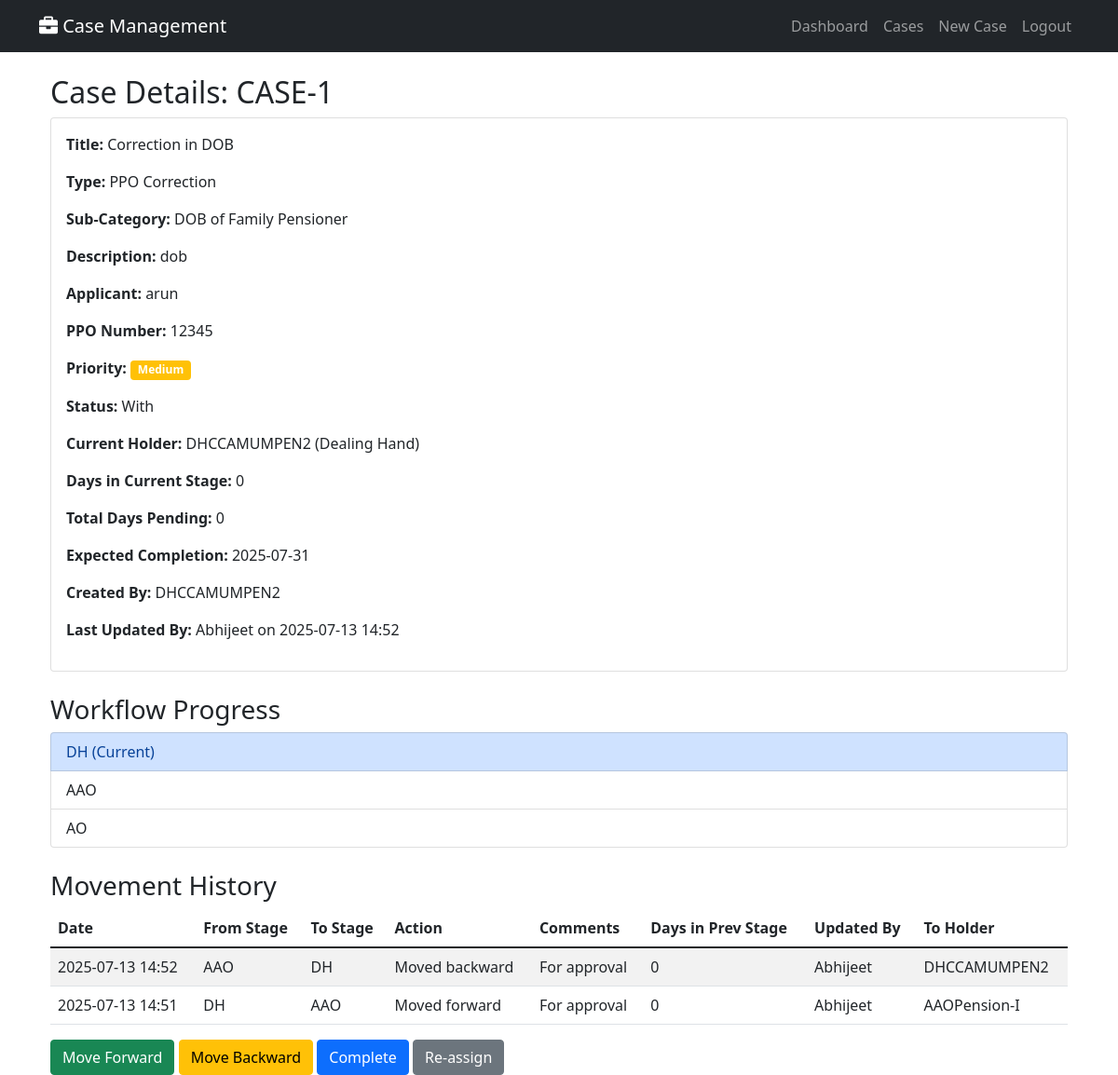
/cases/CASE-1/ (signed in), run on an earlier commit of the app's database.
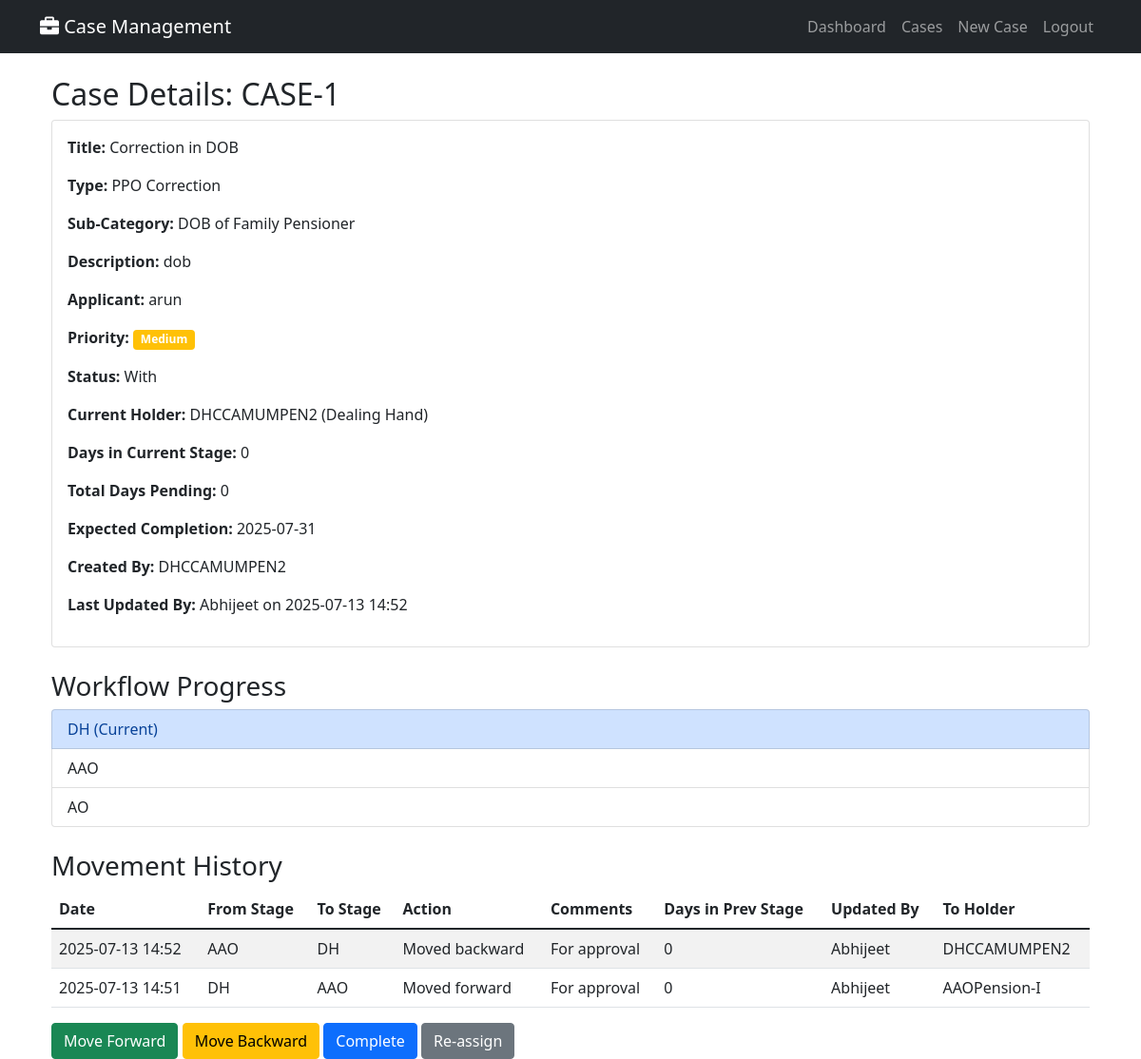
And on a later commit of the database.
### cases/models.py (models this page shows, shortened)
class Case(models.Model):
    PRIORITY_CHOICES = [
        ('High', 'High'),
        ('Medium', 'Medium'),
        ('Low', 'Low'),
    ]
    STATUS_COLORS = [
        ('Green', 'Green'),
        ('Orange', 'Orange'),
        ('Red', 'Red'),
        ('Blue', 'Blue'),
    ]
    MODE_OF_RECEIPT_CHOICES = [
        ('by_post', 'By Post'),
        ('by_hand', 'By Hand'),
        ('online', 'Online'),
        ('offline', 'Offline'),
        ('email', 'Email'),
        ('in_person', 'In Person'),
    ]
    TYPE_OF_CORRECTION_CHOICES = [
        ('change_of_address', 'Change Of Address'),
        ('change_dob_family', 'Change / Correction of DOB of Family Pensioner'),
        ('change_name', 'Change / Correction of Name of the Pensioner / Family Pensioner'),
        ('other', 'Other'),
    ]
    FRESH_COMPLIANCE_CHOICES = [
        ('fresh', 'Fresh Case'),
        ('compliance', 'Compliance'),
    ]
    TYPE_OF_EMPLOYEE_CHOICES = [
        ('MTNL_IDA', 'MTNL IDA'),
        ('MTNL_CDA', 'MTNL CDA'),
        ('DOT_CDA', 'DOT CDA'),
    ]
    TYPE_OF_PENSION_CHOICES = [
        ('MTNL-IDA', 'MTNL-IDA'),
        ('DOT-CDA', 'DOT-CDA'),
    ]
    TYPE_OF_PENSIONER_CHOICES = [
        ('Superannuation/VR', 'Superannuation / VR'),
        ('Family Pensioner', 'Family Pensioner'),
    ]
    case_id = models.CharField(max_length=50, unique=True, db_index=True)
    registration_date = models.DateTimeField(default=timezone.now)
    case_type = models.ForeignKey(CaseType, on_delete=models.CASCADE)
    sub_category = models.CharField(max_length=100)
    case_title = models.CharField(max_length=500)
    case_description = models.TextField()
    applicant_name = models.CharField(max_length=200)
    ppo_master = models.ForeignKey(PPOMaster, on_delete=models.SET_NULL, null=True, blank=True)
    priority = models.CharField(max_length=10, choices=PRIORITY_CHOICES, default='Medium')
    current_status = models.CharField(max_length=200)
    current_holder = models.ForeignKey(UserProfile, on_delete=models.CASCADE, related_name='current_cases')
    days_in_current_stage = models.IntegerField(default=0)
    total_days_pending = models.IntegerField(default=0)
    expected_completion = models.DateTimeField()
    actual_completion = models.DateTimeField(null=True, blank=True)
    status_color = models.CharField(max_length=10, choices=STATUS_COLORS, default='Green')
    is_completed = models.BooleanField(default=False)
    created_by = models.ForeignKey(User, on_delete=models.CASCADE, related_name='created_cases')
    last_updated_by = models.ForeignKey(User, on_delete=models.CASCADE, related_name='updated_cases')
    last_update_date = models.DateTimeField(auto_now=True)
    ppo_number = models.CharField(max_length=20, blank=True)
    name_pensioner = models.CharField(max_length=200, blank=True)
    mobile_number = models.CharField(max_length=15, blank=True)
    last_lc_done_date = models.DateField(null=True, blank=True)
    kyp_flag = models.BooleanField(default=False)
    mode_of_receipt = models.CharField(max_length=20, choices=MODE_OF_RECEIPT_CHOICES, blank=True)
    date_of_death = models.DateField(null=True, blank=True)
    name_claimant = models.CharField(max_length=200, blank=True)
    relationship = models.CharField(max_length=50, blank=True)
    service_book_enclosed = models.BooleanField(default=False)
    type_of_correction = models.CharField(max_length=30, choices=TYPE_OF_CORRECTION_CHOICES, blank=True)
    original_ppo_submitted = models.BooleanField(default=False)
    fresh_or_compliance = models.CharField(max_length=20, choices=FRESH_COMPLIANCE_CHOICES, blank=True)
    type_of_employee = models.CharField(max_length=20, choices=TYPE_OF_EMPLOYEE_CHOICES, blank=True)
    retiring_employee = models.ForeignKey('RetiringEmployee', on_delete=models.SET_NULL, null=True, blank=True)
    type_of_pension = models.CharField(max_length=20, choices=TYPE_OF_PENSION_CHOICES, blank=True)
    type_of_pensioner = models.CharField(max_length=30, choices=TYPE_OF_PENSIONER_CHOICES, blank=True)
    date_of_retirement = models.DateField(null=True, blank=True)
    objects = CaseManager()
    class Meta:
        ordering = ['-registration_date']
        indexes = [
            models.Index(fields=['case_id']),
            models.Index(fields=['ppo_number']),
            models.Index(fields=['current_holder', 'is_completed']),
            models.Index(fields=['priority', 'status_color']),
            models.Index(fields=['registration_date']),
        ]

class PPOMaster(models.Model):
    pension_case_number = models.CharField(max_length=50, unique=True, db_index=True, null=True, blank=True)  # PNSN_CASE_NO
    ppo_number = models.CharField(max_length=20, unique=True, db_index=True)  # PPO_NO
    pension_type = models.CharField(max_length=50)  # PNSN_TYP
    employee_number = models.CharField(max_length=50, unique=True, db_index=True, null=True, blank=True)
    employee_name = models.CharField(max_length=200)  # EMP_NM
    date_of_retirement = models.DateField(null=True, blank=True)   # Date_of_retirement
    date_of_birth = models.DateField(null=True, blank=True)  # date_of_birth
    date_of_death_pensioner = models.DateField(null=True, blank=True)  # date_of_death_Pensioner
    date_of_death_family_pensioner = models.DateField(null=True, blank=True)  # date_of_death_FP
    nominee_name = models.CharField(max_length=200, blank=True, null=True)  # NOMINE_NM
    relationship_with_pensioner = models.CharField(max_length=50, blank=True, null=True)  # Relationship_with_the_pensioner
    bank_sort_code = models.CharField(max_length=20, blank=True, null=True)  # BANK_SORT_CD
    account_number = models.CharField(max_length=20, blank=True, null=True)  # ACCT_NO
    designation = models.CharField(max_length=100, blank=True, null=True)
    aadhaar_number = models.CharField(max_length=12, blank=True, null=True)  # AADHAAR_NO
    mobile_number = models.CharField(max_length=15, blank=True, null=True)  # MOB_NO
    it_pan = models.CharField(max_length=10, blank=True, null=True)  # IT_PAN
    ifsc_code = models.CharField(max_length=11, blank=True, null=True)  # IFSC_CODE
    department = models.CharField(max_length=100, blank=True, null=True)
    bank_name = models.CharField(max_length=100, blank=True, null=True)
    branch_code = models.CharField(max_length=20, blank=True, null=True)
    address = models.TextField(blank=True, null=True)
    email = models.EmailField(blank=True, null=True)
    created_at = models.DateTimeField(auto_now_add=True)
    updated_at = models.DateTimeField(auto_now=True)
    history = HistoricalRecords()
    class Meta:
        ordering = ['-date_of_retirement']
        verbose_name = 'PPO Master'
        verbose_name_plural = 'PPO Masters'
        indexes = [
            models.Index(fields=['ppo_number']),
            models.Index(fields=['employee_number']),
            models.Index(fields=['employee_name']),
            models.Index(fields=['pension_case_number']),
        ]

class CaseType(models.Model):
    WORKFLOW_TYPES = [
        ('Type_A', 'Type A: DH → AAO → AO'),
        ('Type_B', 'Type B: DH → AAO → AO → Jt.CCA'),
        ('Type_C', 'Type C: DH → AAO → AO → Jt.CCA → CCA'),
        ('Type_Extended', 'Type Extended: DH → AAO → AO → Dy.CCA → Jt.CCA → CCA → Pr.CCA'),
    ]
    PRIORITY_CHOICES = [
        ('High', 'High'),
        ('Medium', 'Medium'),
        ('Low', 'Low'),
    ]
    name = models.CharField(max_length=100, unique=True)
    sub_categories = models.TextField(help_text="Comma-separated sub-categories")
    priority = models.CharField(max_length=10, choices=PRIORITY_CHOICES, default='Medium')
    expected_days = models.IntegerField(default=30)
    workflow_type = models.CharField(max_length=20, choices=WORKFLOW_TYPES, default='Type_A')
    is_active = models.BooleanField(default=True)

class UserProfile(models.Model):
    ROLE_CHOICES = [
        ('DH', 'Dealing Hand'),
        ('AAO', 'Assistant Accounts Officer'),
        ('AO', 'Accounts Officer'),
        ('Dy.CCA', 'Deputy Chief Controller of Accounts'),
        ('Jt.CCA', 'Joint Chief Controller of Accounts'),
        ('CCA', 'Chief Controller of Accounts'),
        ('Pr.CCA', 'Principal Chief Controller of Accounts'),
        ('ADMIN', 'Administrator'),
    ]
    user = models.OneToOneField(User, on_delete=models.CASCADE)
    role = models.CharField(max_length=10, choices=ROLE_CHOICES)
    phone = models.CharField(max_length=15, blank=True)
    department = models.CharField(max_length=100, blank=True)
    is_active_holder = models.BooleanField(default=True)

### cases/views.py (the view)
# urls.py: path('cases/<str:case_id>/', views.case_detail, name='case_detail'),
@login_required
def case_detail(request, case_id):
    case = get_object_or_404(Case, case_id=case_id)
    user_profile = get_object_or_404(UserProfile, user=request.user)
    if user_profile.role != 'ADMIN' and case.current_holder != user_profile:
        messages.error(request, "You don't have permission to view this case.")
        return redirect('case_list')
    movements = CaseMovement.objects.filter(case=case).order_by('-movement_date')
    workflow = get_workflow_for_case(case)
    current_stage_index = get_current_stage_index(case, workflow)
    context = {
        'case': case,
        'movements': movements,
        'workflow': workflow,
        'current_stage_index': current_stage_index,
        'user_profile': user_profile,
    }
    return render(request, 'cases/case_detail.html', context)

### cases/models.py (called while the page is built)
def get_workflow_for_case(case):
    return WORKFLOW_STAGES[case.case_type.workflow_type]

def get_current_stage_index(case, workflow):
    return workflow.index(case.current_holder.role)

    def get_queryset(self):
        return CaseQuerySet(self.model, using=self._db)

### templates/cases/case_detail.html (shortened to what this page needs)
{% extends 'base.html' %}
{% block content %}
<div class="container mt-4">
    <h2>Case Details: {{ case.case_id }}</h2>
    <div class="card mb-4">
        <div class="card-body">
            <p><strong>Title:</strong> {{ case.case_title }}</p>
            <p><strong>Type:</strong> {{ case.case_type.name }}</p>
            <p><strong>Sub-Category:</strong> {{ case.sub_category }}</p>
            <p><strong>Description:</strong> {{ case.case_description }}</p>
            <p><strong>Applicant:</strong> {{ case.applicant_name }}</p>
            {% if case.ppo_master %}
                <p><strong>PPO Number:</strong> {{ case.ppo_master.ppo_number }}</p>
            {% endif %}
            <p><strong>Priority:</strong>
                <span class="badge {% if case.priority == 'High' %}bg-danger{% elif case.priority == 'Medium' %}bg-warning{% else %}bg-success{% endif %}">
                    {{ case.priority }}
                </span>
            </p>
            <p><strong>Status:</strong> {{ case.current_status }}</p>
            <p><strong>Current Holder:</strong> {{ case.current_holder.user.username }} ({{ case.current_holder.get_role_display }})</p>
            <p><strong>Days in Current Stage:</strong> {{ case.days_in_current_stage }}</p>
            <p><strong>Total Days Pending:</strong> {{ case.total_days_pending }}</p>
            <p><strong>Expected Completion:</strong> {{ case.expected_completion|date:"Y-m-d" }}</p>
            <p><strong>Created By:</strong> {{ case.created_by.username }}</p>
            <p><strong>Last Updated By:</strong> {{ case.last_updated_by.username }} on {{ case.last_update_date|date:"Y-m-d H:i" }}</p>
        </div>
    </div>
    <h3>Workflow Progress</h3>
    <ul class="list-group mb-4">
        {% for stage in workflow %}
            <li class="list-group-item {% if forloop.counter0 == current_stage_index %}list-group-item-primary{% endif %}">
                {{ stage }}
                {% if forloop.counter0 == current_stage_index %}(Current){% endif %}
            </li>
        {% endfor %}
    </ul>
    <h3>Movement History</h3>
    <table class="table table-striped">
        <thead>
            <tr>
                <th>Date</th>
                <th>From Stage</th>
                <th>To Stage</th>
                <th>Action</th>
                <th>Comments</th>
                <th>Days in Prev Stage</th>
                <th>Updated By</th>
                <th>To Holder</th>
            </tr>
        </thead>
        <tbody>
            {% for movement in movements %}
            <tr>
                <td>{{ movement.movement_date|date:"Y-m-d H:i" }}</td>
                <td>{{ movement.from_stage }}</td>
                <td>{{ movement.to_stage }}</td>
                <td>{{ movement.action }}</td>
                <td>{{ movement.comments }}</td>
                <td>{{ movement.days_in_previous_stage }}</td>
                <td>{{ movement.updated_by.username }}</td>
                <td>{% if movement.to_holder %}{{ movement.to_holder.user.username }}{% else %}N/A{% endif %}</td>
            </tr>
            {% empty %}
            <tr><td colspan="8">No movements yet.</td></tr>
            {% endfor %}
        </tbody>
    </table>
    {% if user_profile.role == 'ADMIN' or case.current_holder == user_profile %}
        {% if not case.is_completed %}
            <a href="{% url 'move_case' case.case_id %}?type=forward" class="btn btn-success">Move Forward</a>
            {% if user_profile.role != 'DH' %}
                <a href="{% url 'move_case' case.case_id %}?type=backward" class="btn btn-warning">Move Backward</a>
                <a href="{% url 'move_case' case.case_id %}?type=complete" class="btn btn-primary">Complete</a>
                <a href="{% url 'move_case' case.case_id %}?type=reassign" class="btn btn-secondary">Re-assign</a>
            {% endif %}
        {% endif %}
    {% endif %}
</div>
{% endblock %}

What changed in the data, as far as the page shows it:
changed Case "CASE-1": ppo_master_id 1 → empty (drawn); ppo_master.ppo_number "12345" → (not shown)
Also different on the page:
text no longer shown: "PPO Number:"
